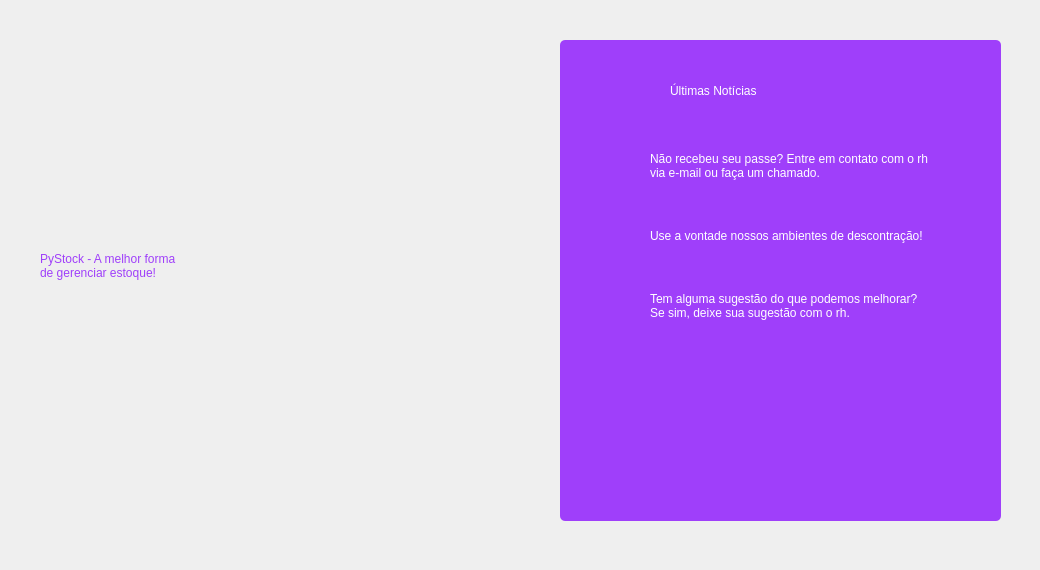
      <widget class="QWidget" name="pg_home">
       <widget class="QLabel" name="label">
        <property name="geometry">
         <rect>
          <x>260</x>
          <y>30</y>
          <width>481</width>
          <height>461</height>
         </rect>
        </property>
        <property name="styleSheet">
         <string notr="true">background-image: url(:/icones/logo.png);</string>
        </property>
        <property name="text">
         <string/>
        </property>
       </widget>
       <widget class="QStackedWidget" name="funcoes">
        <property name="geometry">
         <rect>
          <x>0</x>
          <y>0</y>
          <width>1031</width>
          <height>561</height>
         </rect>
        </property>
        <widget class="QWidget" name="home">
         <widget class="QFrame" name="quadro_noticias">
          <property name="geometry">
           <rect>
            <x>560</x>
            <y>40</y>
            <width>441</width>
            <height>481</height>
           </rect>
          </property>
          <property name="styleSheet">
           <string notr="true">background-color: #9f3ffa;
border-radius: 5px;</string>
          </property>
          <property name="frameShape">
           <enum>QFrame::StyledPanel</enum>
          </property>
          <property name="frameShadow">
           <enum>QFrame::Raised</enum>
          </property>
          <widget class="QLabel" name="lbl_titulo">
           <property name="geometry">
            <rect>
             <x>110</x>
             <y>30</y>
             <width>221</width>
             <height>41</height>
            </rect>
           </property>
           <property name="styleSheet">
            <string notr="true">color: white;
font: 20pt &quot;Montserrat&quot;;</string>
           </property>
           <property name="text">
            <string>Últimas Notícias</string>
           </property>
          </widget>
          <widget class="QLabel" name="lbl_noticia3">
           <property name="geometry">
            <rect>
             <x>90</x>
             <y>240</y>
             <width>341</width>
             <height>51</height>
            </rect>
           </property>
           <property name="styleSheet">
            <string notr="true">color: white;
font: 10pt &quot;Montserrat&quot;;</string>
           </property>
           <property name="text">
            <string>Tem alguma sugestão do que podemos melhorar?
Se sim, deixe sua sugestão com o rh.</string>
           </property>
          </widget>
          <widget class="QLabel" name="lbl_imagem3">
           <property name="geometry">
            <rect>
             <x>15</x>
             <y>240</y>
             <width>61</width>
             <height>61</height>
            </rect>
           </property>
           <property name="styleSheet">
            <string notr="true"/>
           </property>
           <property name="text">
            <string/>
           </property>
           <property name="pixmap">
            <pixmap resource="../QRC/file_principal_rc.qrc">:/icones/sugestões.png</pixmap>
           </property>
           <property name="scaledContents">
            <bool>true</bool>
           </property>
          </widget>
          <widget class="QLabel" name="lbl_imagem2">
           <property name="geometry">
            <rect>
             <x>10</x>
             <y>160</y>
             <width>71</width>
             <height>71</height>
            </rect>
           </property>
           <property name="styleSheet">
            <string notr="true"/>
           </property>
           <property name="text">
            <string/>
           </property>
           <property name="pixmap">
            <pixmap resource="../QRC/file_principal_rc.qrc">:/icones/ambiente.png</pixmap>
           </property>
           <property name="scaledContents">
            <bool>true</bool>
           </property>
          </widget>
          <widget class="QLabel" name="lbl_noticia1">
           <property name="geometry">
            <rect>
             <x>90</x>
             <y>100</y>
             <width>341</width>
             <height>51</height>
            </rect>
           </property>
           <property name="styleSheet">
            <string notr="true">color: white;
font: 10pt &quot;Montserrat&quot;;</string>
           </property>
           <property name="text">
            <string>Não recebeu seu passe? Entre em contato com o rh
via e-mail ou faça um chamado.</string>
           </property>
          </widget>
          <widget class="QLabel" name="lbl_imagem1">
           <property name="geometry">
            <rect>
             <x>10</x>
             <y>90</y>
             <width>71</width>
             <height>71</height>
            </rect>
           </property>
           <property name="styleSheet">
            <string notr="true"/>
           </property>
           <property name="text">
            <string/>
           </property>
           <property name="pixmap">
            <pixmap resource="../QRC/file_principal_rc.qrc">:/icones/onibus.png</pixmap>
           </property>
           <property name="scaledContents">
            <bool>true</bool>
           </property>
          </widget>
          <widget class="QLabel" name="lbl_noticia2">
           <property name="geometry">
            <rect>
             <x>90</x>
             <y>170</y>
             <width>341</width>
             <height>51</height>
            </rect>
           </property>
           <property name="styleSheet">
            <string notr="true">color: white;
font: 10pt &quot;Montserrat&quot;;</string>
           </property>
           <property name="text">
            <string>Use a vontade nossos ambientes de descontração!</string>
           </property>
          </widget>
          <widget class="QLabel" name="lbl_logo">
           <property name="geometry">
            <rect>
             <x>70</x>
             <y>230</y>
             <width>311</width>
             <height>311</height>
            </rect>
           </property>
           <property name="styleSheet">
            <string notr="true"/>
           </property>
           <property name="text">
            <string/>
           </property>
           <property name="pixmap">
            <pixmap resource="../QRC/file_principal_rc.qrc">:/icones/logo_branco.png</pixmap>
           </property>
           <property name="scaledContents">
            <bool>true</bool>
           </property>
          </widget>
          <zorder>lbl_titulo</zorder>
          <zorder>lbl_imagem2</zorder>
          <zorder>lbl_noticia1</zorder>
          <zorder>lbl_imagem1</zorder>
          <zorder>lbl_noticia2</zorder>
          <zorder>lbl_logo</zorder>
          <zorder>lbl_noticia3</zorder>
          <zorder>lbl_imagem3</zorder>
         </widget>
         <widget class="QLabel" name="label_3">
          <property name="geometry">
           <rect>
            <x>40</x>
            <y>200</y>
            <width>481</width>
            <height>131</height>
           </rect>
          </property>
          <property name="styleSheet">
           <string notr="true">color: #9f3ffa;
font: 28pt &quot;Montserrat&quot;;</string>
          </property>
          <property name="text">
           <string>PyStock - A melhor forma
de gerenciar estoque!</string>
          </property>
         </widget>
        </widget>
        <widget class="QWidget" name="page_4"/>
       </widget>
      </widget>
